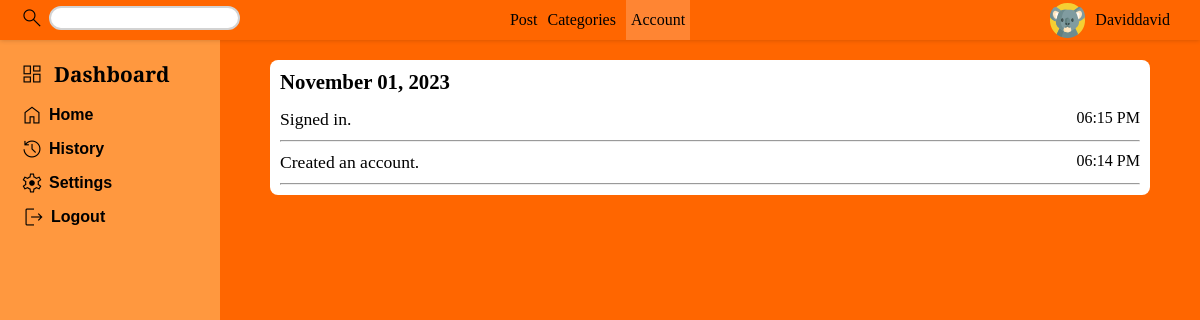
The app's page /history/account (signed in) with its own data.
### tables this page shows
CREATE TABLE "src_avatar" (
	"avatarID"	INTEGER NOT NULL,
	"avatarPath"	TEXT NOT NULL,
	PRIMARY KEY("avatarID" AUTOINCREMENT)
);

CREATE TABLE "users" (
	"user_id"	INTEGER,
	"first_name"	TEXT NOT NULL,
	"last_name"	TEXT NOT NULL,
	"username"	NUMERIC NOT NULL UNIQUE,
	"password"	TEXT NOT NULL,
	"date_created"	TEXT NOT NULL,
	"time_created"	TEXT NOT NULL,
	"avatarID"	INTEGER DEFAULT 1,
	PRIMARY KEY("user_id" AUTOINCREMENT)
);

CREATE TABLE "user_history" (
	"date"	TEXT NOT NULL,
	"history_id"	INTEGER NOT NULL,
	"history"	TEXT NOT NULL,
	"user_id"	INTEGER NOT NULL,
	"history_type"	TEXT NOT NULL,
	"time"	TEXT NOT NULL,
	PRIMARY KEY("history_id" AUTOINCREMENT),
	FOREIGN KEY("user_id") REFERENCES "users"("user_id")
);

### app.py (the view, shortened to what this page needs)
@app.route("/history/<type>")
@login_required
def history(type):
    username = session["user_id"]
    user_id = db.execute("SELECT user_id FROM users WHERE username = ?", username)[0]["user_id"]
    organized_history = {}
    count_post = db.execute("SELECT COUNT(links.title_name) AS count FROM links JOIN folders  ON links.folder_id = folders.folder_id WHERE folders.user_id = ?", user_id)[0]['count']
    count_categories = db.execute("SELECT COUNT(folder_name) AS count FROM folders WHERE user_id = ?", user_id)[0]['count']
    all_avatar_path = all_avatar_path = db.execute("SELECT avatarPath FROM src_avatar")
    current_avatar = db.execute("SELECT avatar.avatarPath FROM src_avatar AS avatar JOIN users ON users.avatarID = avatar.avatarID WHERE users.user_id = ?", user_id)[0]['avatarPath']
    current_avatar_path = db.execute("SELECT src_avatar.avatarPath FROM src_avatar JOIN  users ON users.avatarID = src_avatar.avatarID WHERE users.user_id = ?", user_id)[0]['avatarPath']
    history_content = ['post', 'categories', 'account']
    if str(type) == "account":
        records = db.execute("SELECT date, time, history FROM user_history WHERE user_id = ? AND history_type = ? ORDER BY date DESC, time DESC, history_id DESC", user_id, str(type).upper())
        for record in records:
            history = record['history']
            time = record['time']
            date_record = record['date']
            date = history_date_format(date_record)
            if date in organized_history:
                organized_history[date].append((history, time))
            else:
                organized_history[date] = [(history, time)]
        history = "account"
        return render_template("history.html",history = history,history_content = history_content, username = username,organized_history = organized_history, count_post = count_post, count_categories = count_categories, all_avatar_path = all_avatar_path, current_avatar = current_avatar, current_avatar_path = current_avatar_path)

### helper.py (called while the page is built)
def login_required(f):
    @wraps(f)
    def decorated_function(*args, **kwargs):
        if 'user_id' not in session:
            return redirect(url_for('loginUI'))
        return f(*args, **kwargs)
    return decorated_function

def history_date_format(date_record):
    date_object = datetime.strptime(date_record, "%m-%d-%Y")
    formatted_date = date_object.strftime("%B %d, %Y")
    return str(formatted_date)

### templates/history.html (shortened to what this page needs)
<!DOCTYPE html>
<html lang="en">
<head>
    <link
    rel="stylesheet"
    href="{{ url_for('static', filename='folder-post.css') }}"
  />
  <link
  rel="stylesheet"
  href="{{ url_for('static', filename='style.css') }}"
/>
<link
rel="stylesheet"
href="{{ url_for('static', filename='history.css') }}"
/>
  <link
  rel="stylesheet"
  href="{{ url_for('static', filename='profile-box.css') }}"
/>
</head>
<body>
    <div class="main-container-post">
    <nav class="nav nav-history">
        <div class="searchInput">
          <label for="search"
            ><i class="material-symbols-outlined">Search</i></label
          >
          <input type="text" id="search" autocomplete="off" autofocus />
        </div>
        <div class="middle-nav">
          {% for content in history_content %}
          {% if content == history %}
          <a  class="active-history"  href="/history/{{content}}">{{content | capitalize}}</a>
          {% else %}
          <a href="/history/{{content}}">{{content | capitalize}}</a>
          {% endif %}
          {% endfor %}
        </div>
        <div class="nav-profile">
          <div class="nav-profile-extend">
            <div class="nav-profile-extend-box">
            <img class="prof-img" src="{{ url_for('static', filename='avatars/' ~ current_avatar_path) }}" alt="icon">
            <div>{{username}}</div>
          </div>
          </div>
        </div>
      </nav>
    <aside class="sidebar history-sidebar">
        <button class="dashboard-box">
          <div class="icon-dashboard">
            <i class="material-symbols-outlined dashboard-icon">dashboard</i>
          </div>
          <div id="dashboard-text">Dashboard</div>
        </button>
        <ul >
          <a href="/home">
            <li class="icon-dash">
              <i class="material-symbols-outlined">Home</i>
              <div class="dash-text">Home</div>
            </li>
          </a>
          <a href="" class="current_path">
            <li class="icon-dash">
              <i class="material-symbols-outlined">history</i>
              <div class="dash-text">History</div>
            </li>
          </a>
          <a href="">
            <li class="icon-dash">
              <i class="material-symbols-outlined">settings</i>
              <div class="dash-text">Settings</div>
            </li>
          </a>
          <a href="/logout">
            <li class="icon-dash logout-icon">
              <i class="material-symbols-outlined">logout</i>
              <div class="dash-text">Logout</div>
            </li>
          </a>
        </ul>
      </aside>
      <article class="article-history">
            {% for date,  items in organized_history.items() %}
            <div class="history-box">
              <div class="history-date">{{date}}</div>
              {% for item in items %}
              <ul>
                <li>
                  <div class="history-text">{{item[0]}}</div>
                  <div class="history-time">{{item[1]}}</div>
                </li>
                <hr>
              </ul>
            {% endfor %}
            </div>
            {% endfor %}
      </article>
      </div>
</body>
</html>

### static/folder-post.css (style rules this page uses)
* { padding: 0; margin: 0; box-sizing: border-box; }
:root { --nav_height: 45px; --sidebarwidth:300px; }
.main-container-post { height: 100vh; box-sizing: border-box; background-color: #000; }
.nav { display: flex; justify-content: space-between; align-items: center; padding: 0px 20px 0px 20px; box-shadow: 0px 0px 5px rgba(0, 0, 0, 0.2); position: fixed; z-index: 2; top:0; left: 0; width: 100%; background-color: #FF6600; box-sizing: border-box; height: var(--nav_height); }
.searchInput { flex: 1; display: flex; align-items: flex-start; gap: 5px; }
#search { border-radius: 15px; border: 2px solid lightgray;; background-color: #fff; padding: 3px 5px; }
.middle-nav { flex: 1; flex-wrap: wrap; display: flex; justify-content: center; gap: 10px; }
.nav-profile { flex: 1; display: flex; justify-content: flex-end; height: 100%; }

### static/style.css (style rules this page uses)
* { margin: 0; padding: 0; }
body { position: relative; height: 100vh; background-color: #000; }
:root { --sidebarwidth: 150px; --normalsidebar:60px; }
a { text-decoration: none; color: #000; }
.sidebar { background-color: #ff983f; padding: 20px 20px 20px 20px; position: fixed; width: 220px; box-sizing: border-box; top: 0; bottom: 0; }
.dashboard-box, .dashboard { display: flex; justify-content: flex-start; align-items: center; gap: 10px; }
.dashboard-box { margin-bottom: 15px; background-color: #ff983f; border: none; }
.icon-dash { display: flex; align-items: center; gap: 5px; margin-bottom: 10px; box-sizing: border-box; }
.icon-dashboard { display: flex; align-items: center; gap: 5px; box-sizing: border-box; }
#dashboard-text { font-weight: 700; font-size: 1.3rem; font-family: 'PT Serif', serif; }
.dashboard-icon { font-size: 35px; }
.dash-text { font-family: 'Noto Sans JP', sans-serif; font-weight: 700; display: flex; align-items: flex-start; }
.material-symbols-outlined { font-variation-settings: 'FILL' 0, 'wght' 300, 'GRAD' 1, 'opsz' 50 }
.icon-dashboard { animation: rotate_invert 0.5s ease-in both; }
.logout-icon { padding-left: 2px; }
.prof-img { width: 35px; height: 35px; }
.nav { display: flex; justify-content: space-between; align-items: center; padding: 0px 20px 0px 20px; box-shadow: 0px 0px 5px rgba(0, 0, 0, 0.2); position: fixed; z-index: 2; top: 0; left: 0; width: 100%; background-color: #FF6600; box-sizing: border-box; height: 45px; }
.searchInput input { height: 24px; }
#search { border-radius: 15px; border: 2px solid lightgray; background-color: #fff; padding: 3px 5px; box-sizing: border-box; }
.searchInput { flex: 1; display: flex; align-items: flex-start; gap: 5px; }
.middle-nav { flex: 1; flex-wrap: wrap; display: flex; justify-content: center; gap: 10px; display: none; }

### static/history.css (style rules this page uses)
:root { --nav-height: 40px; --sidebarwidth:220px; }
.nav-history { height: var(--nav-height); }
.history-sidebar { margin-top: var(--nav-height) }
body { background-color: #000; }
.article-history { margin-left: calc(var(--sidebarwidth) + 50px); margin-right: 50px; margin-top: var(--nav-height); padding-top: 20px; box-sizing: border-box; min-height: 100vh; overflow-y: auto; }
.main-container-post { background-color: #FF6600; min-height: 100%; overflow: auto; }
.history-box { background-color: #fff; margin-bottom: 15px; border-radius: 8px; padding: 10px; }
.history-date { font-weight: 700; font-size: 1.3rem; margin-bottom: 5px; }
.history-box ul { list-style: none; }
.history-box ul li { display: flex; justify-content: space-between; padding-top: 10px; padding-bottom: 10px; }
.history-text { font-size: 1.1rem; }
.middle-nav { height: 100%; display: flex; align-items: center; }
.middle-nav a { height: 100%; display: flex; align-items: center; }
.active-history { background-color:#ff8533; padding-left: 5px; padding-right: 5px; }

### static/profile-box.css (style rules this page uses)
body { position: relative; }
.nav-profile-extend { position: relative; }
.nav-profile-extend-box { height: 100%; padding-left: 10px; padding-right: 10px; }
.nav-profile-extend-box { display: flex; align-items: center; gap:10px; }
.prof-img { width: 35px; height: 35px; }

### records on screen
src_avatar: avatarPath (picture)
users: username "Daviddavid", date_created "November 01, 2023"
user_history: history "Signed in.", time "06:15 PM"
user_history: history "Created an account.", time "06:14 PM"

### other values on screen
{{ content | capitalize }} "Post" "Categories"
{{ content | capitalize }} "Account"
